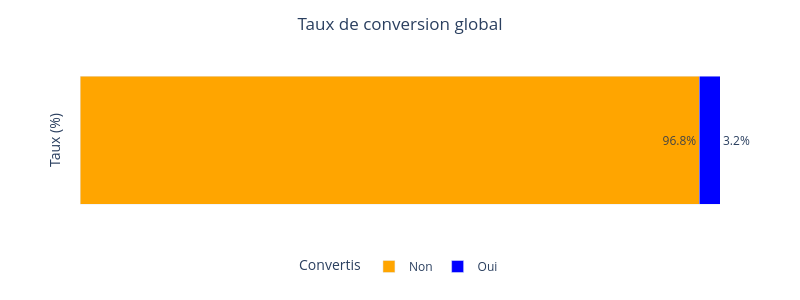

The notebook cell saved with this chart:
### Markdown cell above
La matrice de corrélation mets en avant une force corrélation entre le nombre de page visitées (total_pages_visited) et la cible (converted).  
Donc avec au moins cette données, nous savons que nous pourrons faire de bonnes prédictions !

### Code cell
# Création d'un dataframe de la distribution de la cible avec le taux en %
target = df['converted'].value_counts().reset_index()
target['taux_%'] = 100 * target['count'] / df.shape[0]
target['converted'] = target['converted'].map({0: 'Non', 1: 'Oui'})

# Transformation de 'converted' en string pour optimiser l'affichage
target['converted'] = target['converted'].astype(str)

# Création d'une catégorie unique pour affichage d'une barre empilée sur plotly
target['all'] = 'Distribution'

# Graphique de la distribution de la cible 'converted' avec affichage du pourcentage
target_dist = px.bar(
    target, 
    x='taux_%',
    y='all',  
    orientation='h',
    color='converted', 
    color_discrete_map={'Non': "orange", 'Oui': "blue"},
    labels={'taux_%': 'Taux (%)', 'converted': 'Convertis'}
)
target_dist.update_layout(
    title=dict(text='Taux de conversion global', x=0.5),
    xaxis=dict(title=''),
    yaxis=dict(title='Taux (%)'),
    autosize=False, 
    width= 800, 
    height=300,
    barmode='stack',
    plot_bgcolor='white',
    legend=dict(
        orientation="h",
        yanchor="top",
        y=-0.2,
        xanchor="center",
        x=0.5
    )
)
target_dist.update_traces(
    texttemplate='%{x:.1f}%', 
    textposition='outside', 
    cliponaxis=False
)
target_dist.update_yaxes(showticklabels=False)
target_dist.update_xaxes(showticklabels=False,range=[0, 100])
target_dist.show()

converted = (df['converted'].value_counts()[1]) / (df['converted'].count()) *100
print(f'% de convertis : {round(converted,1)} %')

### Figure 1 — Plotly figure (JSON) as saved in the notebook; plotly's stock layout.template omitted (floating-point values rounded to 4 significant figures)
{"data": [{"cliponaxis": false, "hovertemplate": "Convertis=Non<br>Taux (%)=%{x}<br>all=%{y}<extra></extra>", "legendgroup": "Non", "marker": {"color": "orange", "pattern": {"shape": ""}}, "name": "Non", "orientation": "h", "showlegend": true, "textposition": "outside", "texttemplate": "%{x:.1f}%", "type": "bar", "x": [96.77], "xaxis": "x", "y": ["Distribution"], "yaxis": "y"}, {"cliponaxis": false, "hovertemplate": "Convertis=Oui<br>Taux (%)=%{x}<br>all=%{y}<extra></extra>", "legendgroup": "Oui", "marker": {"color": "blue", "pattern": {"shape": ""}}, "name": "Oui", "orientation": "h", "showlegend": true, "textposition": "outside", "texttemplate": "%{x:.1f}%", "type": "bar", "x": [3.225], "xaxis": "x", "y": ["Distribution"], "yaxis": "y"}], "layout": {"autosize": false, "barmode": "stack", "height": 300, "legend": {"orientation": "h", "title": {"text": "Convertis"}, "tracegroupgap": 0, "x": 0.5, "xanchor": "center", "y": -0.2, "yanchor": "top"}, "margin": {"t": 60}, "plot_bgcolor": "white", "title": {"text": "Taux de conversion global", "x": 0.5}, "width": 800, "xaxis": {"anchor": "y", "domain": [0, 1], "range": [0, 100], "showticklabels": false, "title": {"text": ""}}, "yaxis": {"anchor": "x", "domain": [0, 1], "showticklabels": false, "title": {"text": "Taux (%)"}}}}
